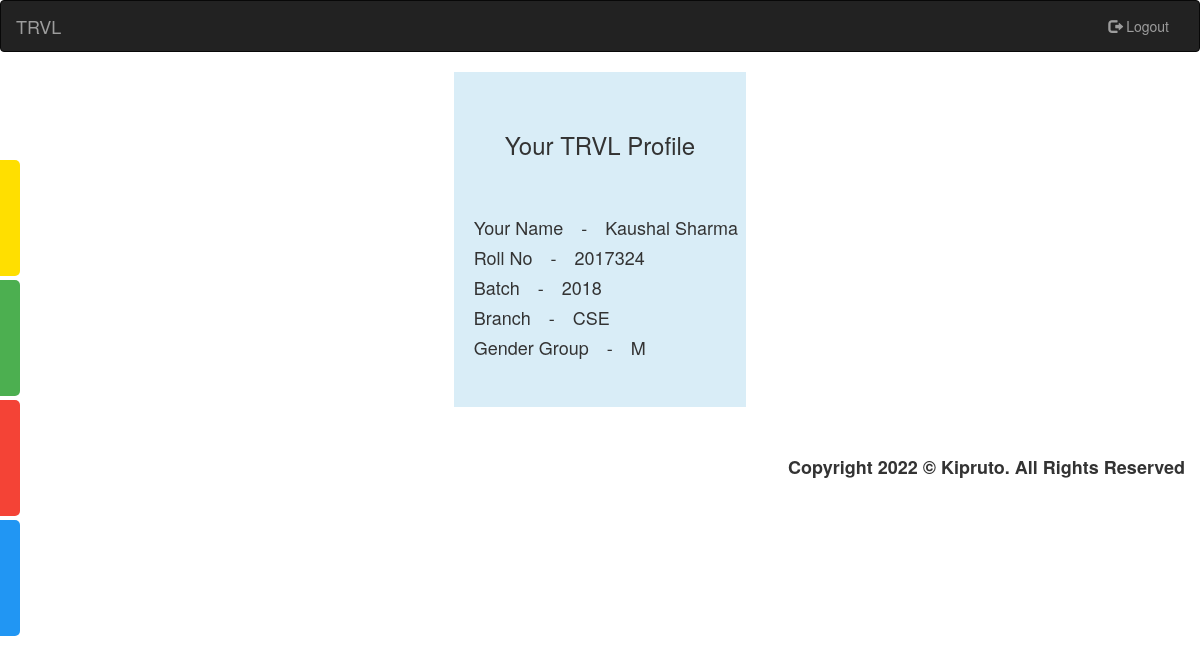
The page /passenger/profile.php (signed in) on the database its author committed.
### tables this page shows
CREATE TABLE `student` (
  `RollNo` int(11) NOT NULL,
  `SName` varchar(30) DEFAULT NULL,
  `Batch` year(4) NOT NULL,
  `Branch` varchar(5) NOT NULL,
  `Gender` varchar(5) DEFAULT NULL
);

### passenger/profile.php (the view, shortened to what this page needs)
<!DOCTYPE html>
<html lang="en">
<?php
	require_once '../Dao/connection.php';
    require_once 'header.php';
?>
<body>
	<?php require_once 'navbar.php' ;	?>
	<div id="mySidenav" class="sidenav">
		<a href="dashboard.php" id="dashboard">Go Home<span class="glyphicon glyphicon-home"></span></a>
		<a href="view_tickets.php" id="view">View Tickets<span class="glyphicon glyphicon-qrcode"></span></a>
		<a href="cancelTicket.php" id="cancel">Cancel Tickets<span class="glyphicon glyphicon-remove-circle"></span></a>
		<a href="profile.php" id="profile">Your Profile<span class="glyphicon glyphicon-user"></span></a>
	</div>
	<?php
		$sql="SELECT Type FROM trvl.passenger WHERE ID='$userID'";
		$result = $conn->query($sql);
		$row = $result->fetch_assoc();
		$userType=$row['Type'];
		if($userType=='Student'){
			$sql_instance="SELECT * FROM trvl.student WHERE RollNo='$userID'";
			$result = $conn->query($sql_instance);
			$row = $result->fetch_assoc();
			echo '<center><div class="container-fluid">
							<div class="card bg-info pl-2" style="width:25%">
								<br><br>
								<div class="card-header"><h3>Your TRVL Profile</h3></div><br><br>
								<h4 class="card-body text-justify">&nbsp;&nbsp;&nbsp;&nbsp;Your Name&emsp;-&emsp;'.$row['SName'].'</h4>
									<h4 class="card-body text-justify">&nbsp;&nbsp;&nbsp;&nbsp;Roll No&emsp;-&emsp;'.$row['RollNo'].' </h4>
									<h4 class="card-body text-justify">&nbsp;&nbsp;&nbsp;&nbsp;Batch&emsp;-&emsp;'.$row['Batch'].'</h4>
									<h4 class="card-body text-justify">&nbsp;&nbsp;&nbsp;&nbsp;Branch&emsp;-&emsp;'.$row['Branch'].'</h4>
									<h4 class="card-body text-justify">&nbsp;&nbsp;&nbsp;&nbsp;Gender Group&emsp;-&emsp;'.$row['Gender'].'</h4>
									<br><br>
							</div>
							</div>
						</div><br><br>';
		}
	?>
	<?php require_once 'footer.php' ?>
</body>

### passenger/css/sidebar.css (style rules this page uses)
#mySidenav a { position: absolute; left: -80px; transition: 0.3s; padding: 15px; width: 100px; text-decoration: none; font-size: 20px; color: white; border-radius: 0 5px 5px 0; }
#dashboard { top: 160px; background-color: #FFDF00; }
#view { top: 280px; background-color: #4CAF50; }
#cancel { top: 400px; background-color: #f44336; }
#profile { top: 520px; background-color: #2196F3; }

### rows shown on the page
student: SName "Kaushal Sharma", RollNo "2017324", Batch "2018", Branch "CSE", Gender "M"
